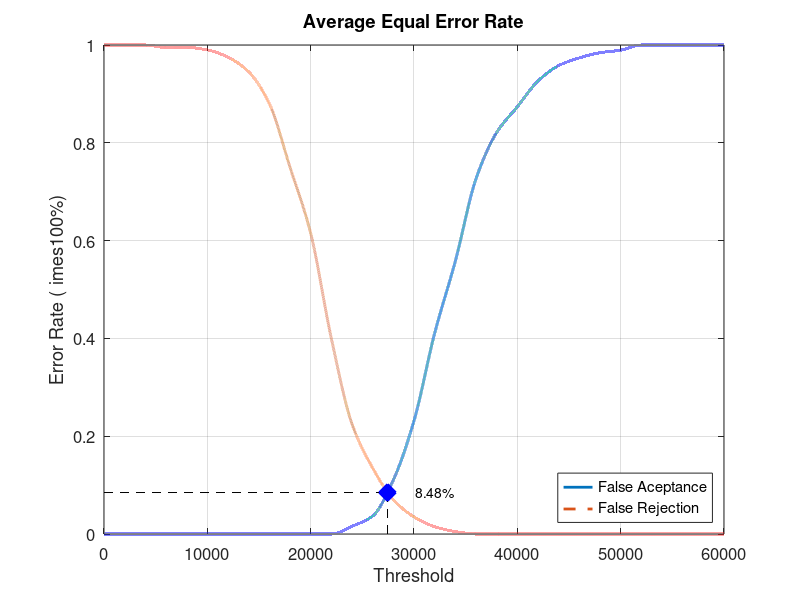
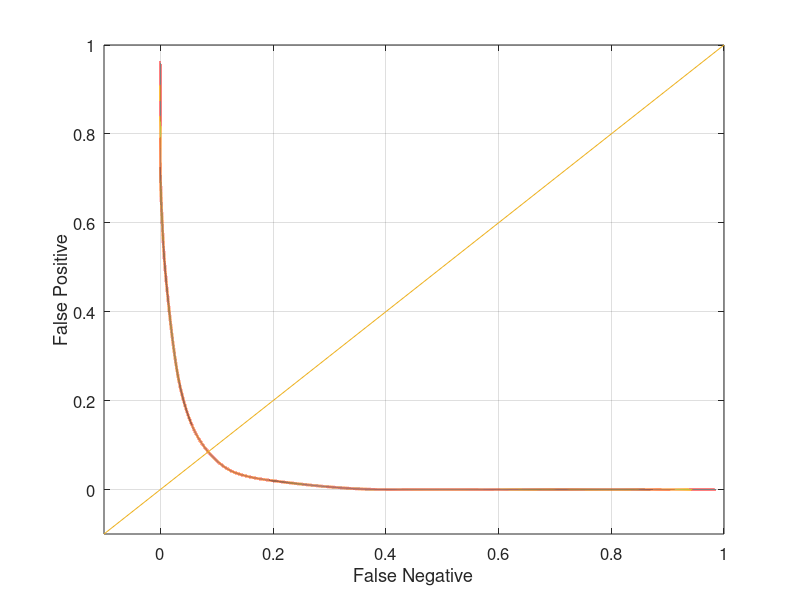

These figures' MATLAB source, in order:
close all;
clear;
clc;
x = 0:2000:60000;
xq = 0:0.5:60000;

y0 = [0 0 0 0 0 0 0 0 0 0 0 0 0.0157895 0.0368421 0.110526 0.231579 0.410526 0.557895 0.726316 0.821053 0.873684 0.926316 0.957895 0.973684 0.984211 0.989474 1 1 1 1 1]
yy0 = interp1(x, y0, xq, 'pchip');
y1 = [1 1 1 0.995 0.995 0.99 0.975 0.945 0.88 0.75 0.615 0.4 0.225 0.135 0.07 0.035 0.015 0.005 0 0 0 0 0 0 0 0 0 0 0 0 0]
yy1 = interp1(x, y1, xq, 'pchip');

% Calculating EER: 
y2 = abs(y0 - y1);
find(y2 == min(y2))
yy2 = abs(yy0 - yy1);
xEER = find(yy2 == min(yy2));
xEERIndex = xq(xEER) % X-axis EER
yEER = yy0(xEER) % Y-axis EER

main = figure
plot(xq, yy0,'-','LineWidth', 2);	hold on
plot(xq, yy1,'--','LineWidth', 2);	hold on
plot([xEERIndex xEERIndex], [0 yEER], 'k--');	hold on
plot([0 xEERIndex], [yEER yEER], 'k--');	hold on
plot(xEERIndex, yEER, 'bx', 'LineWidth', 10);	hold on
text(xEERIndex + 10 * xEERIndex / 100, yEER, [num2str(round((10000 * yEER)) / 100) '%'])
legend('False Aceptance', 'False Rejection', 'Location', 'SouthEast')
xlabel('Threshold')
ylabel('Error Rate (	imes100%)')
title('Average Equal Error Rate')
set(gca, 'FontSize', 12)
axis([0 60000 0 1])
grid on

print(main, 'Database5_2Main', '-dpng');
FNRxFPR = figure('Color', [1 1 1]);
plot(yy1, yy0, '-', yy1, yy0, 'LineWidth', 2);
hold on
y = -0.1:0.1:1
plot(y, y); 
set(gca, 'FontSize', 12)
xlabel('False Negative')
ylabel('False Positive')
axis([-0.1 1 -0.1 1])
set(gca, 'FontSize', 12)
grid on

print(FNRxFPR, 'Database5_2FNRxFPR','-dpng');
